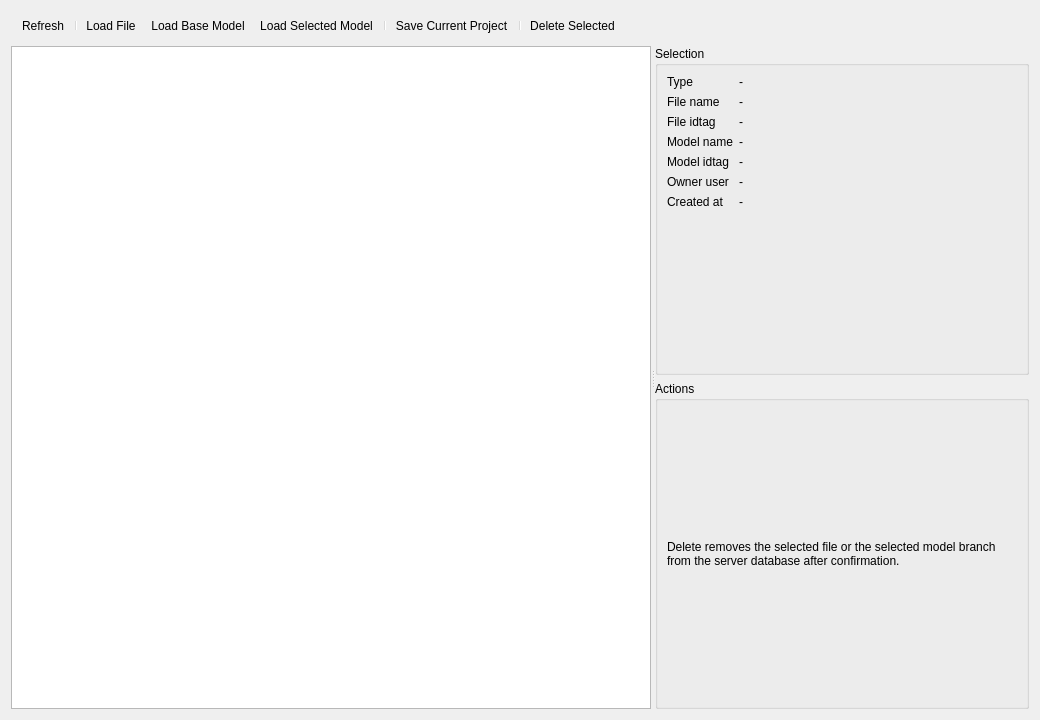
<?xml version="1.0" encoding="UTF-8"?>
<ui version="4.0">
 <class>ServerFileDialog</class>
 <widget class="QDialog" name="ServerFileDialog">
  <property name="geometry">
   <rect>
    <x>0</x>
    <y>0</y>
    <width>1040</width>
    <height>720</height>
   </rect>
  </property>
  <property name="windowTitle">
   <string>Server Files</string>
  </property>
  <property name="windowIcon">
   <iconset resource="../../Icons/icons.qrc">
    <normaloff>:/Icons/icons/server.png</normaloff>:/Icons/icons/server.png</iconset>
  </property>
  <layout class="QVBoxLayout" name="verticalLayout">
   <item>
    <widget class="QToolBar" name="toolBar">
     <property name="iconSize">
      <size>
       <width>24</width>
       <height>24</height>
      </size>
     </property>
     <property name="toolButtonStyle">
      <enum>Qt::ToolButtonTextBesideIcon</enum>
     </property>
     <addaction name="actionRefresh"/>
     <addaction name="separator"/>
     <addaction name="actionLoadFile"/>
     <addaction name="actionLoadBase"/>
     <addaction name="actionLoadModel"/>
     <addaction name="separator"/>
     <addaction name="actionSaveCurrent"/>
     <addaction name="separator"/>
     <addaction name="actionDeleteSelected"/>
    </widget>
   </item>
   <item>
    <widget class="QSplitter" name="mainSplitter">
     <property name="orientation">
      <enum>Qt::Horizontal</enum>
     </property>
     <widget class="QTreeView" name="filesTreeView">
      <property name="minimumSize">
       <size>
        <width>640</width>
        <height>0</height>
       </size>
      </property>
      <property name="alternatingRowColors">
       <bool>true</bool>
      </property>
      <property name="uniformRowHeights">
       <bool>true</bool>
      </property>
      <property name="itemsExpandable">
       <bool>true</bool>
      </property>
      <property name="rootIsDecorated">
       <bool>true</bool>
      </property>
     </widget>
     <widget class="QWidget" name="detailWidget">
      <property name="minimumSize">
       <size>
        <width>280</width>
        <height>0</height>
       </size>
      </property>
      <layout class="QVBoxLayout" name="detailLayout">
       <property name="leftMargin">
        <number>0</number>
       </property>
       <property name="topMargin">
        <number>0</number>
       </property>
       <property name="rightMargin">
        <number>0</number>
       </property>
       <property name="bottomMargin">
        <number>0</number>
       </property>
       <item>
        <widget class="QGroupBox" name="selectionGroupBox">
         <property name="title">
          <string>Selection</string>
         </property>
         <layout class="QFormLayout" name="formLayout">
          <item row="0" column="0">
           <widget class="QLabel" name="kindTitleLabel">
            <property name="text">
             <string>Type</string>
            </property>
           </widget>
          </item>
          <item row="0" column="1">
           <widget class="QLabel" name="kindValueLabel">
            <property name="text">
             <string>-</string>
            </property>
            <property name="wordWrap">
             <bool>true</bool>
            </property>
           </widget>
          </item>
          <item row="1" column="0">
           <widget class="QLabel" name="fileNameTitleLabel">
            <property name="text">
             <string>File name</string>
            </property>
           </widget>
          </item>
          <item row="1" column="1">
           <widget class="QLabel" name="fileNameValueLabel">
            <property name="text">
             <string>-</string>
            </property>
            <property name="wordWrap">
             <bool>true</bool>
            </property>
           </widget>
          </item>
          <item row="2" column="0">
           <widget class="QLabel" name="fileIdTitleLabel">
            <property name="text">
             <string>File idtag</string>
            </property>
           </widget>
          </item>
          <item row="2" column="1">
           <widget class="QLabel" name="fileIdValueLabel">
            <property name="text">
             <string>-</string>
            </property>
            <property name="wordWrap">
             <bool>true</bool>
            </property>
           </widget>
          </item>
          <item row="3" column="0">
           <widget class="QLabel" name="modelNameTitleLabel">
            <property name="text">
             <string>Model name</string>
            </property>
           </widget>
          </item>
          <item row="3" column="1">
           <widget class="QLabel" name="modelNameValueLabel">
            <property name="text">
             <string>-</string>
            </property>
            <property name="wordWrap">
             <bool>true</bool>
            </property>
           </widget>
          </item>
          <item row="4" column="0">
           <widget class="QLabel" name="modelIdTitleLabel">
            <property name="text">
             <string>Model idtag</string>
            </property>
           </widget>
          </item>
          <item row="4" column="1">
           <widget class="QLabel" name="modelIdValueLabel">
            <property name="text">
             <string>-</string>
            </property>
            <property name="wordWrap">
             <bool>true</bool>
            </property>
           </widget>
          </item>
          <item row="5" column="0">
           <widget class="QLabel" name="ownerTitleLabel">
            <property name="text">
             <string>Owner user</string>
            </property>
           </widget>
          </item>
          <item row="5" column="1">
           <widget class="QLabel" name="ownerValueLabel">
            <property name="text">
             <string>-</string>
            </property>
            <property name="wordWrap">
             <bool>true</bool>
            </property>
           </widget>
          </item>
          <item row="6" column="0">
           <widget class="QLabel" name="createdTitleLabel">
            <property name="text">
             <string>Created at</string>
            </property>
           </widget>
          </item>
          <item row="6" column="1">
           <widget class="QLabel" name="createdValueLabel">
            <property name="text">
             <string>-</string>
            </property>
            <property name="wordWrap">
             <bool>true</bool>
            </property>
           </widget>
          </item>
         </layout>
        </widget>
       </item>
       <item>
        <widget class="QGroupBox" name="helpGroupBox">
         <property name="title">
          <string>Actions</string>
         </property>
         <layout class="QVBoxLayout" name="verticalLayout_2">
          <item>
           <widget class="QLabel" name="helpLabel">
            <property name="text">
             <string>Delete removes the selected file or the selected model branch from the server database after confirmation.</string>
            </property>
            <property name="wordWrap">
             <bool>true</bool>
            </property>
           </widget>
          </item>
         </layout>
        </widget>
       </item>
      </layout>
     </widget>
    </widget>
   </item>
  </layout>
  <action name="actionRefresh">
   <property name="icon">
    <iconset resource="../../Icons/icons.qrc">
     <normaloff>:/Icons/icons/sync.png</normaloff>:/Icons/icons/sync.png</iconset>
   </property>
   <property name="text">
    <string>Refresh</string>
   </property>
   <property name="toolTip">
    <string>Reload the server file tree</string>
   </property>
  </action>
  <action name="actionLoadFile">
   <property name="icon">
    <iconset resource="../../Icons/icons.qrc">
     <normaloff>:/Icons/icons/server.png</normaloff>:/Icons/icons/server.png</iconset>
   </property>
   <property name="text">
    <string>Load File</string>
   </property>
   <property name="toolTip">
    <string>Load the full selected multiverse</string>
   </property>
  </action>
  <action name="actionLoadBase">
   <property name="icon">
    <iconset resource="../../Icons/icons.qrc">
     <normaloff>:/Icons/icons/grid_icon.png</normaloff>:/Icons/icons/grid_icon.png</iconset>
   </property>
   <property name="text">
    <string>Load Base Model</string>
   </property>
   <property name="toolTip">
    <string>Load only the selected file base model</string>
   </property>
  </action>
  <action name="actionLoadModel">
   <property name="icon">
    <iconset resource="../../Icons/icons.qrc">
     <normaloff>:/Icons/icons/schematic.png</normaloff>:/Icons/icons/schematic.png</iconset>
   </property>
   <property name="text">
    <string>Load Selected Model</string>
   </property>
   <property name="toolTip">
    <string>Load the selected scenario branch as one flat circuit</string>
   </property>
  </action>
  <action name="actionSaveCurrent">
   <property name="icon">
    <iconset resource="../../Icons/icons.qrc">
     <normaloff>:/Icons/icons/save.png</normaloff>:/Icons/icons/save.png</iconset>
   </property>
   <property name="text">
    <string>Save Current Project</string>
   </property>
   <property name="toolTip">
    <string>Upload the current project into the selected server file or model</string>
   </property>
  </action>
  <action name="actionDeleteSelected">
   <property name="icon">
    <iconset resource="../../Icons/icons.qrc">
     <normaloff>:/Icons/icons/delete_db.png</normaloff>:/Icons/icons/delete_db.png</iconset>
   </property>
   <property name="text">
    <string>Delete Selected</string>
   </property>
   <property name="toolTip">
    <string>Delete the selected file or model from the server database</string>
   </property>
  </action>
 </widget>
 <resources>
  <include location="../../Icons/icons.qrc"/>
 </resources>
 <connections/>
</ui>
